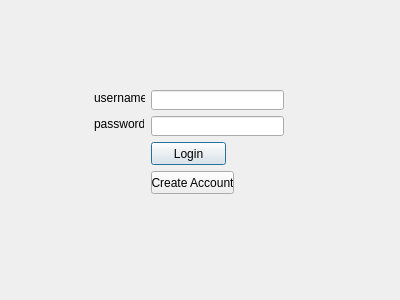
<?xml version="1.0" encoding="UTF-8"?>
<ui version="4.0">
 <class>Window_Login</class>
 <widget class="QDialog" name="Window_Login">
  <property name="geometry">
   <rect>
    <x>0</x>
    <y>0</y>
    <width>400</width>
    <height>300</height>
   </rect>
  </property>
  <property name="windowTitle">
   <string>Login</string>
  </property>
  <property name="accessibleName">
   <string/>
  </property>
  <widget class="QLabel" name="Password_label">
   <property name="geometry">
    <rect>
     <x>94</x>
     <y>116</y>
     <width>50</width>
     <height>16</height>
    </rect>
   </property>
   <property name="text">
    <string>password:</string>
   </property>
  </widget>
  <widget class="QLabel" name="Username_Label">
   <property name="geometry">
    <rect>
     <x>94</x>
     <y>90</y>
     <width>51</width>
     <height>16</height>
    </rect>
   </property>
   <property name="text">
    <string>username:</string>
   </property>
  </widget>
  <widget class="QPushButton" name="Login_Button">
   <property name="geometry">
    <rect>
     <x>151</x>
     <y>142</y>
     <width>75</width>
     <height>23</height>
    </rect>
   </property>
   <property name="text">
    <string>Login</string>
   </property>
  </widget>
  <widget class="QPushButton" name="Create_Prompt_Button">
   <property name="geometry">
    <rect>
     <x>151</x>
     <y>171</y>
     <width>83</width>
     <height>23</height>
    </rect>
   </property>
   <property name="text">
    <string>Create Account</string>
   </property>
  </widget>
  <widget class="QLineEdit" name="Username_Field">
   <property name="geometry">
    <rect>
     <x>151</x>
     <y>90</y>
     <width>133</width>
     <height>20</height>
    </rect>
   </property>
  </widget>
  <widget class="QLineEdit" name="Password_field">
   <property name="geometry">
    <rect>
     <x>151</x>
     <y>116</y>
     <width>133</width>
     <height>20</height>
    </rect>
   </property>
  </widget>
 </widget>
 <resources/>
 <connections/>
</ui>
